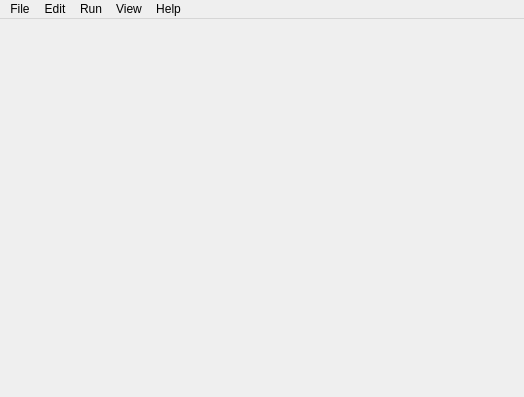
<?xml version="1.0" encoding="UTF-8"?>
<ui version="4.0">
 <class>MainWindow</class>
 <widget class="QMainWindow" name="MainWindow">
  <property name="geometry">
   <rect>
    <x>0</x>
    <y>0</y>
    <width>524</width>
    <height>397</height>
   </rect>
  </property>
  <property name="windowTitle">
   <string/>
  </property>
  <property name="windowIcon">
   <iconset resource="../Resources/resources.qrc">
    <normaloff>:/Resources/Logo/logo96.png</normaloff>:/Resources/Logo/logo96.png</iconset>
  </property>
  <widget class="QWidget" name="centralWidget"/>
  <widget class="QMenuBar" name="menuBar">
   <property name="geometry">
    <rect>
     <x>0</x>
     <y>0</y>
     <width>524</width>
     <height>21</height>
    </rect>
   </property>
   <widget class="QMenu" name="menuFile">
    <property name="title">
     <string>File</string>
    </property>
    <addaction name="actionNew"/>
    <addaction name="actionOpen"/>
    <addaction name="separator"/>
    <addaction name="actionSave"/>
    <addaction name="actionSave_As"/>
    <addaction name="separator"/>
    <addaction name="actionPrint"/>
    <addaction name="actionExport"/>
   </widget>
   <widget class="QMenu" name="menuEdit">
    <property name="title">
     <string>Edit</string>
    </property>
    <addaction name="actionCut"/>
    <addaction name="actionCopy"/>
    <addaction name="actionPaste"/>
    <addaction name="separator"/>
    <addaction name="actionUndo"/>
    <addaction name="actionRedo"/>
   </widget>
   <widget class="QMenu" name="menuRun">
    <property name="title">
     <string>Run</string>
    </property>
    <addaction name="actionRun"/>
   </widget>
   <widget class="QMenu" name="menuView">
    <property name="title">
     <string>View</string>
    </property>
   </widget>
   <widget class="QMenu" name="menuHelp">
    <property name="title">
     <string>Help</string>
    </property>
    <addaction name="actionAbout"/>
    <addaction name="actionAbout_Framework"/>
   </widget>
   <addaction name="menuFile"/>
   <addaction name="menuEdit"/>
   <addaction name="menuRun"/>
   <addaction name="menuView"/>
   <addaction name="menuHelp"/>
  </widget>
  <action name="actionNew">
   <property name="icon">
    <iconset theme="document-new">
     <normaloff>.</normaloff>.</iconset>
   </property>
   <property name="text">
    <string>New</string>
   </property>
   <property name="shortcut">
    <string>Ctrl+N</string>
   </property>
  </action>
  <action name="actionOpen">
   <property name="icon">
    <iconset theme="document-open">
     <normaloff>.</normaloff>.</iconset>
   </property>
   <property name="text">
    <string>Open</string>
   </property>
   <property name="shortcut">
    <string>Ctrl+O</string>
   </property>
  </action>
  <action name="actionSave">
   <property name="icon">
    <iconset theme="document-save">
     <normaloff>.</normaloff>.</iconset>
   </property>
   <property name="text">
    <string>Save</string>
   </property>
   <property name="shortcut">
    <string>Ctrl+S</string>
   </property>
  </action>
  <action name="actionSave_As">
   <property name="text">
    <string>Save As</string>
   </property>
  </action>
  <action name="actionPrint">
   <property name="icon">
    <iconset theme="document-print">
     <normaloff>.</normaloff>.</iconset>
   </property>
   <property name="text">
    <string>Print</string>
   </property>
   <property name="shortcut">
    <string>Ctrl+P</string>
   </property>
  </action>
  <action name="actionExport">
   <property name="icon">
    <iconset theme="document-exportpdf">
     <normaloff>.</normaloff>.</iconset>
   </property>
   <property name="text">
    <string>Export...</string>
   </property>
  </action>
  <action name="actionCut">
   <property name="icon">
    <iconset theme="edit-cut">
     <normaloff>.</normaloff>.</iconset>
   </property>
   <property name="text">
    <string>Cut</string>
   </property>
   <property name="shortcut">
    <string>Ctrl+X</string>
   </property>
  </action>
  <action name="actionCopy">
   <property name="icon">
    <iconset theme="edit-copy">
     <normaloff>.</normaloff>.</iconset>
   </property>
   <property name="text">
    <string>Copy</string>
   </property>
   <property name="shortcut">
    <string>Ctrl+C</string>
   </property>
  </action>
  <action name="actionPaste">
   <property name="icon">
    <iconset theme="edit-paste">
     <normaloff>.</normaloff>.</iconset>
   </property>
   <property name="text">
    <string>Paste</string>
   </property>
   <property name="shortcut">
    <string>Ctrl+V</string>
   </property>
  </action>
  <action name="actionUndo">
   <property name="icon">
    <iconset theme="edit-undo">
     <normaloff>.</normaloff>.</iconset>
   </property>
   <property name="text">
    <string>Undo</string>
   </property>
   <property name="shortcut">
    <string>Ctrl+Z</string>
   </property>
  </action>
  <action name="actionRedo">
   <property name="icon">
    <iconset theme="edit-redo">
     <normaloff>.</normaloff>.</iconset>
   </property>
   <property name="text">
    <string>Redo</string>
   </property>
   <property name="shortcut">
    <string>Ctrl+Y</string>
   </property>
  </action>
  <action name="actionRun">
   <property name="text">
    <string>Run</string>
   </property>
   <property name="shortcut">
    <string>Ctrl+R</string>
   </property>
  </action>
  <action name="actionAbout">
   <property name="text">
    <string>About</string>
   </property>
  </action>
  <action name="actionAbout_Framework">
   <property name="text">
    <string>About Framework</string>
   </property>
  </action>
 </widget>
 <layoutdefault spacing="6" margin="11"/>
 <resources>
  <include location="../Resources/resources.qrc"/>
 </resources>
 <connections/>
</ui>
